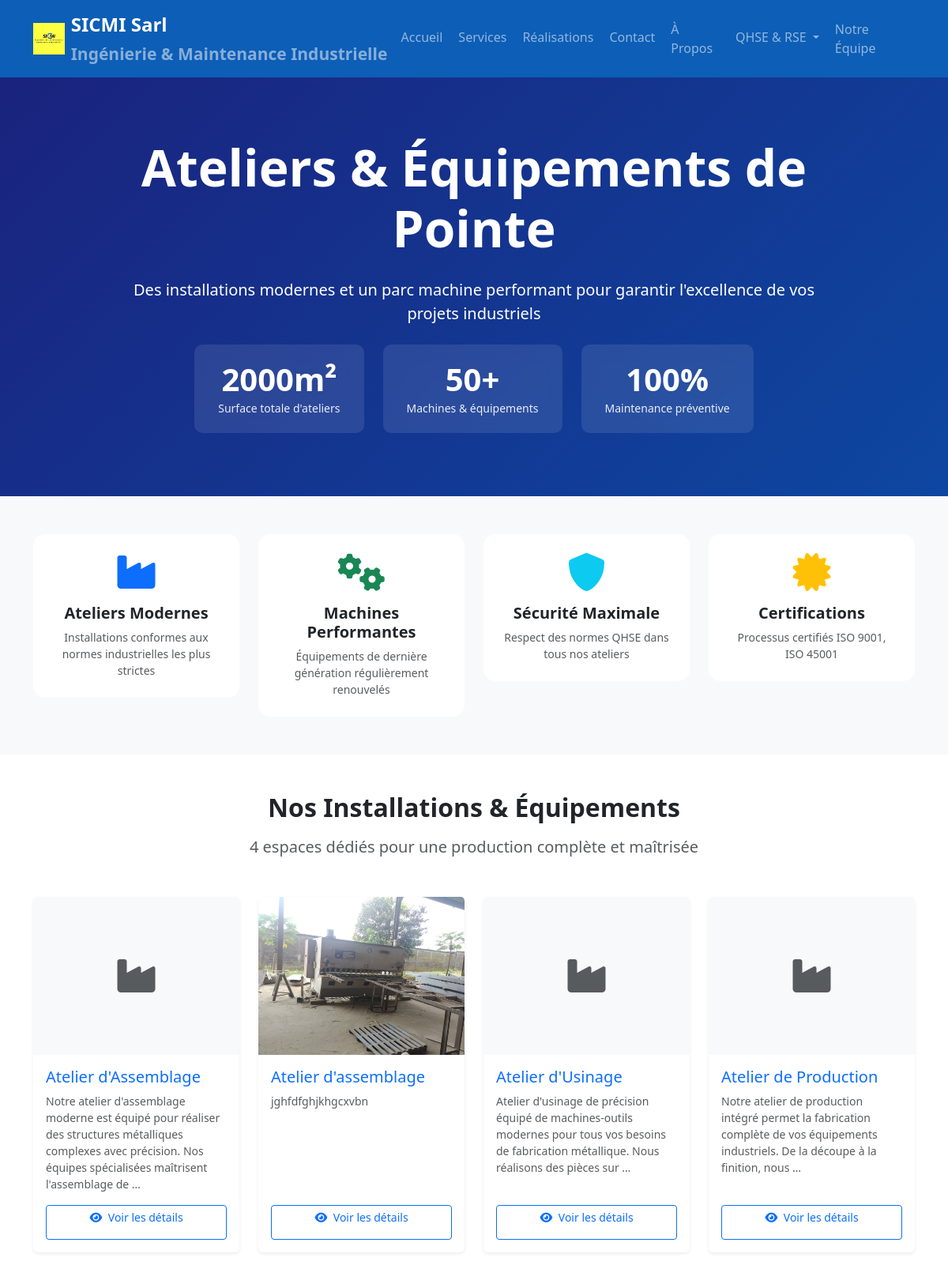
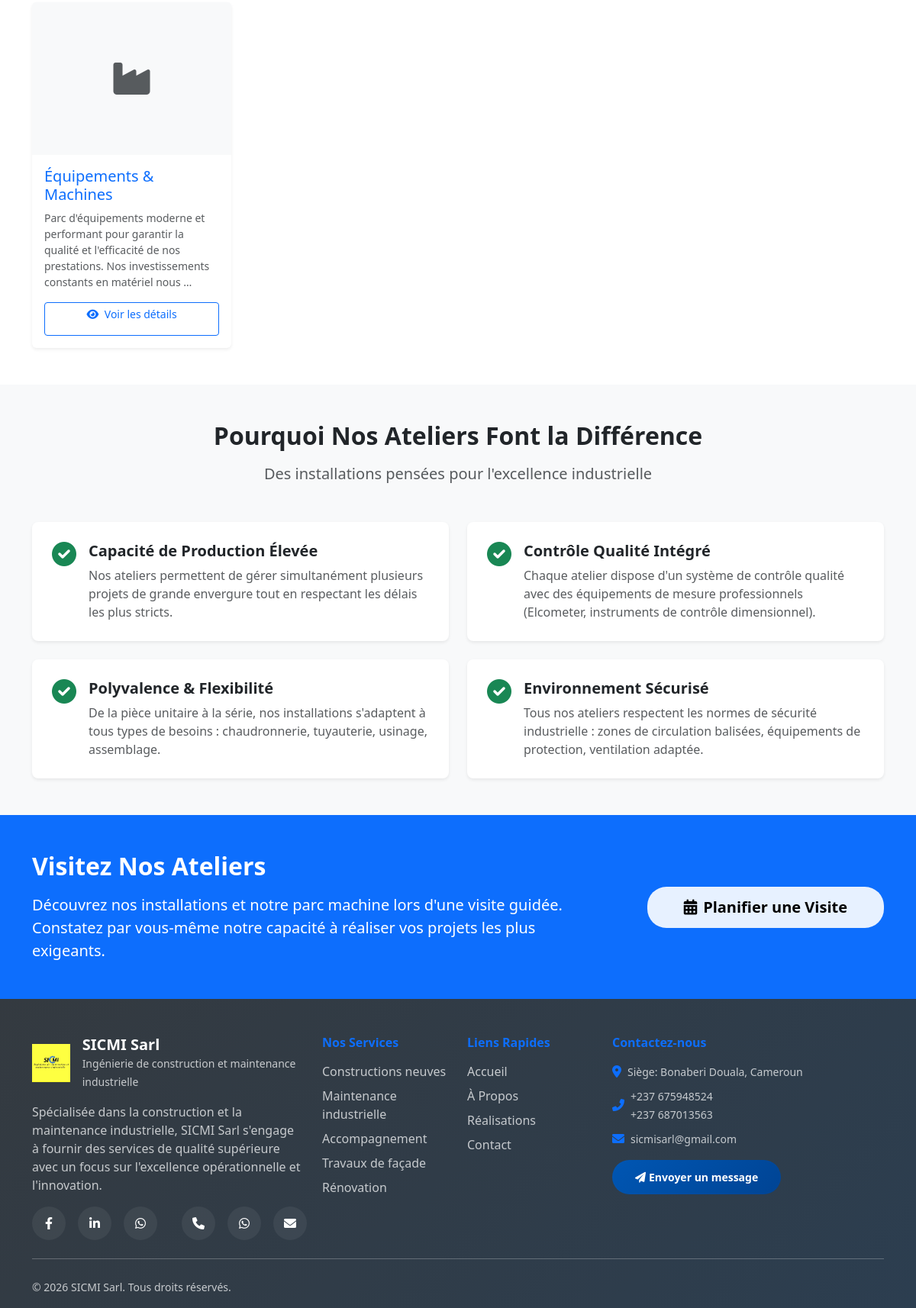
Screenshot of /ateliers/ with the database file from the repository (2 pictures, top to bottom).
### sicmi_app/models.py (models this page shows, shortened)
class Atelier(models.Model):
    name = models.CharField(max_length=200, verbose_name="Nom de l'atelier")
    description = models.TextField(verbose_name="Description")
    order = models.IntegerField(default=0, verbose_name="Ordre d'affichage")
    created_at = models.DateTimeField(auto_now_add=True)
    class Meta:
        ordering = ['order', 'name']
        verbose_name = "Atelier"
        verbose_name_plural = "Ateliers & Équipements"

class AtelierImage(models.Model):
    atelier = models.ForeignKey(Atelier, related_name='images', on_delete=models.CASCADE, verbose_name="Atelier")
    image = models.ImageField(upload_to='ateliers/', max_length=500, verbose_name="Image")
    caption = models.CharField(max_length=200, blank=True, verbose_name="Légende")
    order = models.IntegerField(default=0, verbose_name="Ordre")
    class Meta:
        ordering = ['order']
        verbose_name = "Image d'atelier"
        verbose_name_plural = "Images d'ateliers"

### sicmi_app/views.py (the view)
# urls.py: path('ateliers/', views.ateliers, name='ateliers'),
def ateliers(request):
    ateliers_list = Atelier.objects.all().prefetch_related('images')
    context = {
        'ateliers': ateliers_list,
    }
    return render(request, 'ateliers.html', context)

### templates/ateliers.html (shortened to what this page needs)
{% extends 'base.html' %}
{% load static %}
{% block content %}
<section class="hero-section position-relative text-white d-flex align-items-center" style="min-height: 500px; background: linear-gradient(135deg, #1a237e 0%, #0d47a1 100%);">
    <div class="container">
        <div class="row">
            <div class="col-lg-10 mx-auto text-center">
                <h1 class="display-3 fw-bold mb-4">Ateliers & Équipements de Pointe</h1>
                <p class="lead mb-4">Des installations modernes et un parc machine performant pour garantir l'excellence de vos projets industriels</p>
                <div class="d-flex justify-content-center gap-4 flex-wrap mt-4">
                    <div class="stat-box">
                        <h3 class="fw-bold mb-0">2000m²</h3>
                        <small>Surface totale d'ateliers</small>
                    </div>
                    <div class="stat-box">
                        <h3 class="fw-bold mb-0">50+</h3>
                        <small>Machines & équipements</small>
                    </div>
                    <div class="stat-box">
                        <h3 class="fw-bold mb-0">100%</h3>
                        <small>Maintenance préventive</small>
                    </div>
                </div>
            </div>
        </div>
    </div>
</section>
<section class="py-5 bg-light">
    <div class="container">
        <div class="row text-center g-4">
            <div class="col-md-3 col-sm-6">
                <div class="trust-indicator p-4">
                    <i class="fas fa-industry fa-3x text-primary mb-3"></i>
                    <h5 class="fw-bold">Ateliers Modernes</h5>
                    <p class="text-muted small mb-0">Installations conformes aux normes industrielles les plus strictes</p>
                </div>
            </div>
            <div class="col-md-3 col-sm-6">
                <div class="trust-indicator p-4">
                    <i class="fas fa-cogs fa-3x text-success mb-3"></i>
                    <h5 class="fw-bold">Machines Performantes</h5>
                    <p class="text-muted small mb-0">Équipements de dernière génération régulièrement renouvelés</p>
                </div>
            </div>
            <div class="col-md-3 col-sm-6">
                <div class="trust-indicator p-4">
                    <i class="fas fa-shield-alt fa-3x text-info mb-3"></i>
                    <h5 class="fw-bold">Sécurité Maximale</h5>
                    <p class="text-muted small mb-0">Respect des normes QHSE dans tous nos ateliers</p>
                </div>
            </div>
            <div class="col-md-3 col-sm-6">
                <div class="trust-indicator p-4">
                    <i class="fas fa-certificate fa-3x text-warning mb-3"></i>
                    <h5 class="fw-bold">Certifications</h5>
                    <p class="text-muted small mb-0">Processus certifiés ISO 9001, ISO 45001</p>
                </div>
            </div>
        </div>
    </div>
</section>
<section class="py-5">
    <div class="container">
        <div class="text-center mb-5">
            <h2 class="fw-bold mb-3">Nos Installations & Équipements</h2>
            <p class="lead text-muted">4 espaces dédiés pour une production complète et maîtrisée</p>
        </div>
        <div class="row g-4">
            {% for atelier in ateliers %}
            <div class="col-md-6 col-lg-3">
                <div class="card h-100 border-0 shadow-sm atelier-card">
                    {% if atelier.images.first %}
                    <img src="{{ atelier.images.first.image.url }}" class="card-img-top" alt="{{ atelier.name }}" style="height: 200px; object-fit: cover;">
                    {% else %}
                    <div class="card-img-top bg-light d-flex align-items-center justify-content-center" style="height: 200px;">
                        <i class="fas fa-industry fa-3x text-muted"></i>
                    </div>
                    {% endif %}
                    <div class="card-body d-flex flex-column">
                        <h5 class="card-title text-primary">{{ atelier.name }}</h5>
                        <p class="card-text text-muted small flex-grow-1">{{ atelier.description|truncatewords:20 }}</p>
                        <a href="{% url 'atelier_detail' atelier.id %}" class="btn btn-outline-primary btn-sm mt-auto">
                            <i class="fas fa-eye me-1"></i> Voir les détails
                        </a>
                    </div>
                </div>
            </div>
            {% endfor %}
        </div>
    </div>
</section>
<section class="py-5 bg-light">
    <div class="container">
        <div class="text-center mb-5">
            <h2 class="fw-bold mb-3">Pourquoi Nos Ateliers Font la Différence</h2>
            <p class="lead text-muted">Des installations pensées pour l'excellence industrielle</p>
        </div>
        <div class="row g-4">
            <div class="col-md-6">
                <div class="advantage-card p-4 h-100 bg-white rounded-3 shadow-sm">
                    <div class="d-flex align-items-start">
                        <div class="advantage-icon me-3">
                            <i class="fas fa-check-circle fa-2x text-success"></i>
                        </div>
                        <div>
                            <h5 class="fw-bold mb-2">Capacité de Production Élevée</h5>
                            <p class="text-muted mb-0">Nos ateliers permettent de gérer simultanément plusieurs projets de grande envergure tout en respectant les délais les plus stricts.</p>
                        </div>
                    </div>
                </div>
            </div>
            <div class="col-md-6">
                <div class="advantage-card p-4 h-100 bg-white rounded-3 shadow-sm">
                    <div class="d-flex align-items-start">
                        <div class="advantage-icon me-3">
                            <i class="fas fa-check-circle fa-2x text-success"></i>
                        </div>
                        <div>
                            <h5 class="fw-bold mb-2">Contrôle Qualité Intégré</h5>
                            <p class="text-muted mb-0">Chaque atelier dispose d'un système de contrôle qualité avec des équipements de mesure professionnels (Elcometer, instruments de contrôle dimensionnel).</p>
                        </div>
                    </div>
                </div>
            </div>
            <div class="col-md-6">
                <div class="advantage-card p-4 h-100 bg-white rounded-3 shadow-sm">
                    <div class="d-flex align-items-start">
                        <div class="advantage-icon me-3">
                            <i class="fas fa-check-circle fa-2x text-success"></i>
                        </div>
                        <div>
                            <h5 class="fw-bold mb-2">Polyvalence & Flexibilité</h5>
                            <p class="text-muted mb-0">De la pièce unitaire à la série, nos installations s'adaptent à tous types de besoins : chaudronnerie, tuyauterie, usinage, assemblage.</p>
                        </div>
                    </div>
                </div>
            </div>
            <div class="col-md-6">
                <div class="advantage-card p-4 h-100 bg-white rounded-3 shadow-sm">
                    <div class="d-flex align-items-start">
                        <div class="advantage-icon me-3">
                            <i class="fas fa-check-circle fa-2x text-success"></i>
                        </div>
                        <div>
                            <h5 class="fw-bold mb-2">Environnement Sécurisé</h5>
                            <p class="text-muted mb-0">Tous nos ateliers respectent les normes de sécurité industrielle : zones de circulation balisées, équipements de protection, ventilation adaptée.</p>
                        </div>
                    </div>
                </div>
            </div>
        </div>
    </div>
</section>
<section class="py-5 bg-primary text-white">
    <div class="container">
        <div class="row align-items-center">
            <div class="col-lg-8 mb-4 mb-lg-0">
                <h2 class="fw-bold mb-3">Visitez Nos Ateliers</h2>
                <p class="lead mb-0">Découvrez nos installations et notre parc machine lors d'une visite guidée. Constatez par vous-même notre capacité à réaliser vos projets les plus exigeants.</p>
            </div>
            <div class="col-lg-4 text-lg-end">
                <a href="{% url 'contact' %}" class="btn btn-light btn-lg px-5">
                    <i class="fas fa-calendar-alt me-2"></i>Planifier une Visite
                </a>
            </div>
        </div>
    </div>
</section>
{% endblock %}

### static/css/style.css (style rules this page uses)
:root { --primary-color: #0056b3; --secondary-color: #6c757d; --accent-color: #ffc107; --success-color: #28a745; --warning-color: #ffc107; --danger-color: #dc3545; --dark-color: #343a40; --light-color: #f8f9fa; }
.hero-section { background: linear-gradient(135deg, #f8f9fa 0%, #e9ecef 100%); padding: 80px 0; position: relative; overflow: hidden; }
@media (min-width: 992px) { .hero-section { padding-top: 120px; } }
.hero-section::before { content: ''; position: absolute; top: 0; left: 0; right: 0; bottom: 0; background: url('/static/images/pattern.png'); opacity: 0.1; }
.hero-section { min-height: 400px; display: flex; align-items: center; padding-top: 76px; }
.btn-light { background: rgba(255,255,255,0.9); border: none; padding: 12px 30px; font-weight: 600; border-radius: 25px; transition: all 0.3s ease; }

### static/css/design-improvements.css (style rules this page uses)
:root { --gradient-primary: linear-gradient(135deg, #0056b3 0%, #003d82 100%); --gradient-secondary: linear-gradient(135deg, #667eea 0%, #764ba2 100%); --gradient-success: linear-gradient(135deg, #11998e 0%, #38ef7d 100%); --shadow-sm: 0 2px 8px rgba(0, 0, 0, 0.08); --shadow-md: 0 4px 16px rgba(0, 0, 0, 0.12); --shadow-lg: 0 8px 32px rgba(0, 0, 0, 0.16); --shadow-hover: 0 12px 40px rgba(0, 0, 0, 0.2); --transition-fast: 0.2s cubic-bezier(0.4, 0, 0.2, 1); --transition-normal: 0.3s cubic-bezier(0.4, 0, 0.2, 1); --transition-slow: 0.5s cubic-bezier(0.4, 0, 0.2, 1); }
html { scroll-behavior: smooth; }

### static/css/mobile-optimizations.css (style rules this page uses)
body { -webkit-font-smoothing: antialiased; -moz-osx-font-smoothing: grayscale; }
a, button, input, select, textarea { min-height: 44px; min-width: 44px; }
a, button, input, select, textarea { touch-action: manipulation; }

### templates/ateliers.html (style rules this page uses)
.stat-box { background: rgba(255, 255, 255, 0.1); padding: 20px 30px; border-radius: 10px; backdrop-filter: blur(10px); }
.stat-box h3 { font-size: 2.5rem; color: #fff; }
.stat-box small { color: rgba(255, 255, 255, 0.9); }
.trust-indicator { background: white; border-radius: 15px; transition: all 0.3s ease; }
.trust-indicator i { transition: transform 0.3s ease; }
.advantage-card { transition: all 0.3s ease; border: 2px solid transparent; }
.advantage-icon { flex-shrink: 0; }

### rows the page displays
Atelier: name "Atelier d'Assemblage", description "Notre atelier d'assemblage moderne est équipé pour réaliser des structures métalliques complexes avec précision. Nos équipes spécialisées maîtrisent l'assemblage de …"
Atelier: images.first.image (picture), name "Atelier d'assemblage", description "jghfdfghjkhgcxvbn"
Atelier: name "Atelier d'Usinage", description "Atelier d'usinage de précision équipé de machines-outils modernes pour tous vos besoins de fabrication métallique. Nous réalisons des pièces sur …"
Atelier: name "Atelier de Production", description "Notre atelier de production intégré permet la fabrication complète de vos équipements industriels. De la découpe à la finition, nous …"
Atelier: name "Équipements & Machines", description "Parc d'équipements moderne et performant pour garantir la qualité et l'efficacité de nos prestations. Nos investissements constants en matériel nous …"
